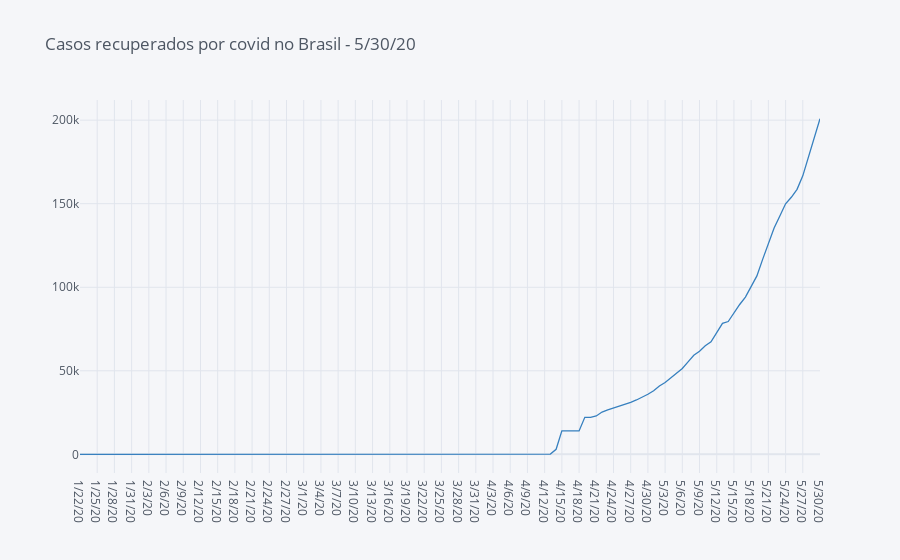

The notebook cell saved with this chart:
### Markdown cell above
## Recuperados

### Code cell
date = db_recovered_country.columns[db_recovered_country.shape[1]-1]

db_recovered_country.T['Brazil'].iplot(title = 'Casos recuperados por covid no Brasil - {}'.format(date),color='blue')

### Figure 1 — Plotly figure (JSON) as saved in the notebook; plotly's stock layout.template omitted (floating-point values rounded to 4 significant figures; data arrays with more than 128 entries replaced by an {"elided": "..."} marker saying what was removed)
{"data": [{"line": {"color": "rgba(55, 128, 191, 1.0)", "dash": "solid", "shape": "linear", "width": 1.3}, "mode": "lines", "name": "Brazil", "text": "", "type": "scatter", "x": {"elided": "130 str values"}, "y": {"elided": "130 int values"}}], "layout": {"legend": {"bgcolor": "#F5F6F9", "font": {"color": "#4D5663"}}, "paper_bgcolor": "#F5F6F9", "plot_bgcolor": "#F5F6F9", "title": {"font": {"color": "#4D5663"}, "text": "Casos recuperados por covid no Brasil - 5/30/20"}, "xaxis": {"gridcolor": "#E1E5ED", "showgrid": true, "tickfont": {"color": "#4D5663"}, "title": {"font": {"color": "#4D5663"}, "text": ""}, "zerolinecolor": "#E1E5ED"}, "yaxis": {"gridcolor": "#E1E5ED", "showgrid": true, "tickfont": {"color": "#4D5663"}, "title": {"font": {"color": "#4D5663"}, "text": ""}, "zerolinecolor": "#E1E5ED"}}}
